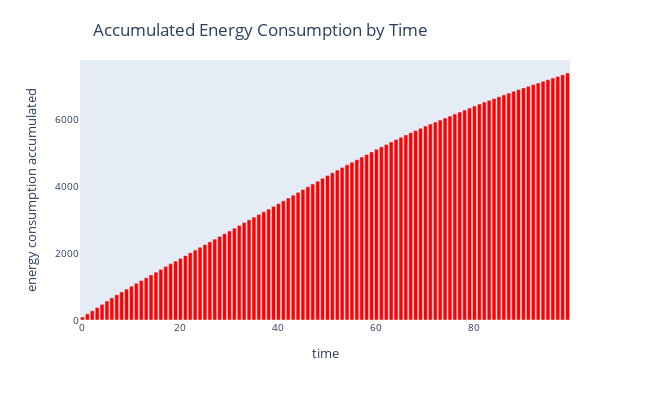

Notebook code cell kept with this figure:
### Code cell
fig = px.bar(accumulated, y='sum', x='time', text_auto=False)
# fig.update_traces(textfont_size=30, textangle=0, textposition="outside", cliponaxis=False)

fig.update_traces(marker_color='red')
fig.update_xaxes(showgrid=False)
fig.update_yaxes(showgrid=False)
fig.update_layout(
    title={
        'text': "Accumulated Energy Consumption by Time",
        'y':0.94,
        'x':0.4,
        'xanchor': 'center',
        'yanchor': 'top'},
    width=650, height=400,
    # margin=dict(l=20, r=20, t=20, b=20),
    xaxis=dict(
        title='time',
        titlefont_size=13,
        tickfont_size=10,
    ),
    yaxis=dict(
        title='energy consumption accumulated',
        titlefont_size=13,
        tickfont_size=10,
    )
)

fig.show()

### Figure 1 — Plotly figure (JSON) as saved in the notebook; plotly's stock layout.template omitted (floating-point values rounded to 4 significant figures)
{"data": [{"alignmentgroup": "True", "hovertemplate": "time=%{x}<br>sum=%{y}<extra></extra>", "legendgroup": "", "marker": {"color": "red", "pattern": {"shape": ""}}, "name": "", "offsetgroup": "", "orientation": "v", "showlegend": false, "textposition": "auto", "type": "bar", "x": [0, 1, 2, 3, 4, 5, 6, 7, 8, 9, 10, 11, 12, 13, 14, 15, 16, 17, 18, 19, 20, 21, 22, 23, 24, 25, 26, 27, 28, 29, 30, 31, 32, 33, 34, 35, 36, 37, 38, 39, 40, 41, 42, 43, 44, 45, 46, 47, 48, 49, 50, 51, 52, 53, 54, 55, 56, 57, 58, 59, 60, 61, 62, 63, 64, 65, 66, 67, 68, 69, 70, 71, 72, 73, 74, 75, 76, 77, 78, 79, 80, 81, 82, 83, 84, 85, 86, 87, 88, 89, 90, 91, 92, 93, 94, 95, 96, 97, 98, 99], "xaxis": "x", "y": [91, 184, 277, 372, 467, 566, 661, 753, 838, 923, 1009, 1095, 1179, 1262, 1346, 1429, 1513, 1599, 1680, 1760, 1840, 1922, 2006, 2088, 2171, 2252, 2333, 2415, 2497, 2576, 2657, 2742, 2827, 2909, 2991, 3072, 3152, 3231, 3312, 3392, 3473, 3558, 3642, 3727, 3812, 3897, 3979, 4062, 4146, 4230, 4313, 4394, 4475, 4556, 4633, 4710, 4786, 4863, 4939, 5018, 5094, 5169, 5243, 5315, 5387, 5458, 5526, 5593, 5659, 5723, 5788, 5849, 5909, 5969, 6028, 6087, 6147, 6207, 6267, 6327, 6387, 6446, 6505, 6560, 6614, 6668, 6721, 6774, 6826, 6878, 6929, 6978, 7027, 7077, 7125, 7173, 7222, 7272, 7322, 7374], "yaxis": "y"}], "layout": {"barmode": "relative", "height": 400, "legend": {"tracegroupgap": 0}, "margin": {"t": 60}, "title": {"text": "Accumulated Energy Consumption by Time", "x": 0.4, "xanchor": "center", "y": 0.94, "yanchor": "top"}, "width": 650, "xaxis": {"anchor": "y", "domain": [0, 1], "showgrid": false, "tickfont": {"size": 10}, "title": {"font": {"size": 13}, "text": "time"}}, "yaxis": {"anchor": "x", "domain": [0, 1], "showgrid": false, "tickfont": {"size": 10}, "title": {"font": {"size": 13}, "text": "energy consumption accumulated"}}}}
